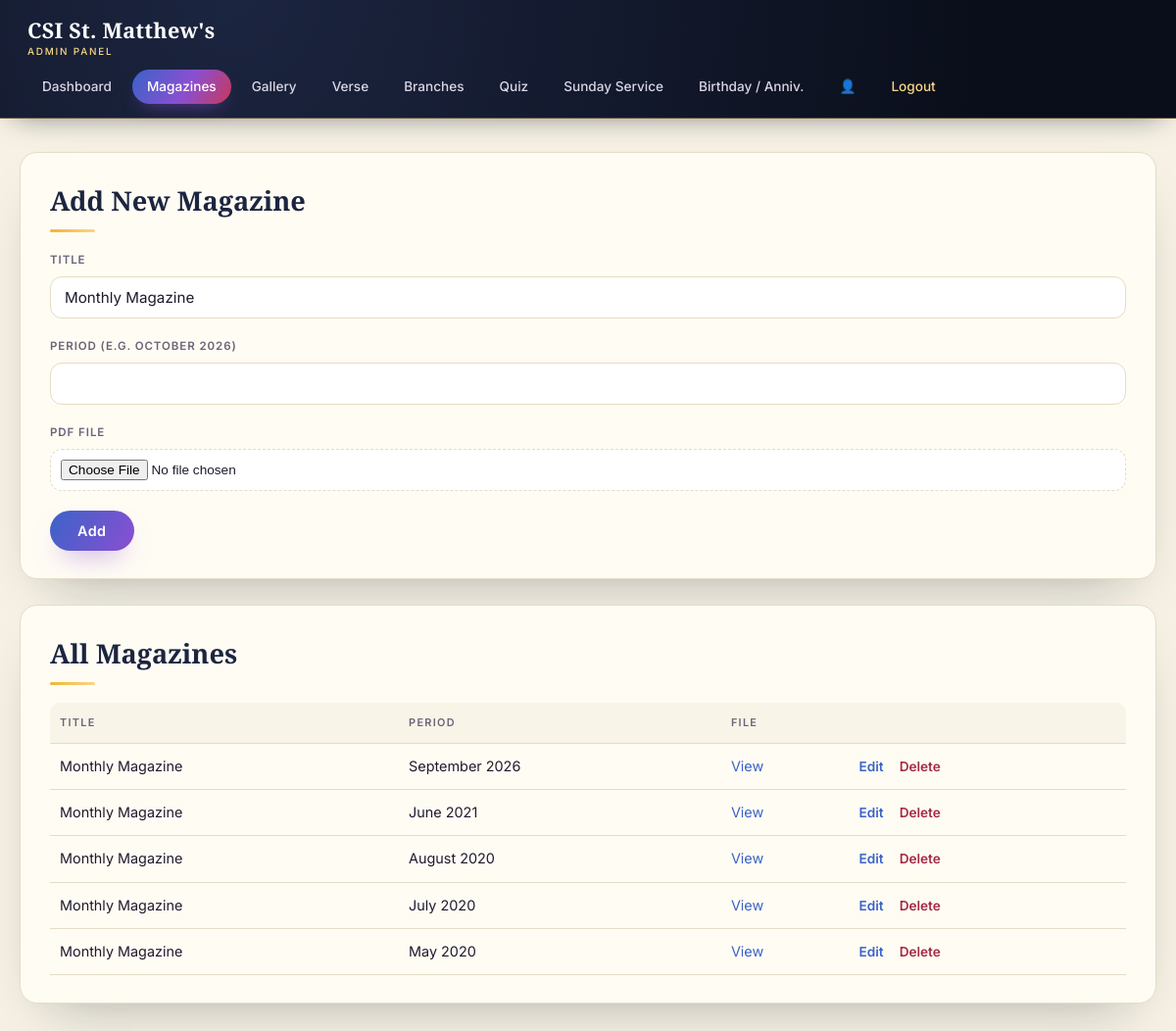
/admin/magazines.php (signed in), run on the app's committed database.
### tables this page shows
CREATE TABLE magazines (
  id INT AUTO_INCREMENT PRIMARY KEY,
  title VARCHAR(150) NOT NULL,
  period VARCHAR(50) NOT NULL,
  filename VARCHAR(255),
  sort_order INT DEFAULT 0
);

### includes/config.php (called while the page is built, shortened)
<?php
function db(): mysqli {
    static $conn = null;
    if ($conn === null) {
        $conn = new mysqli(DB_HOST, DB_USER, DB_PASS, DB_NAME);
        $conn->set_charset('utf8mb4');
    }
    return $conn;
}
function h(?string $value): string {
    return htmlspecialchars($value ?? '', ENT_QUOTES, 'UTF-8');
}

### admin/magazines.php (the view, shortened to what this page needs)
<?php
require __DIR__ . '/_layout_top.php';
$editRow = null;
$all = db()->query("SELECT * FROM magazines ORDER BY sort_order");
$base = '../';
?>
<div class="admin-card">
  <h2><?= $editRow ? 'Edit Magazine' : 'Add New Magazine' ?></h2>
  <form method="post" enctype="multipart/form-data">
    <label>Title</label>
    <input type="text" name="title" value="<?= h($editRow['title'] ?? 'Monthly Magazine') ?>" required>
    <label>Period (e.g. October 2026)</label>
    <input type="text" name="period" value="<?= h($editRow['period'] ?? '') ?>" required>
    <label>PDF File<?= $editRow ? ' (leave empty to keep current file)' : '' ?></label>
    <input type="file" name="pdf" accept="application/pdf">
    <button type="submit" class="btn" style="margin-top:20px;"><?= $editRow ? 'Update' : 'Add' ?></button>
  </form>
</div>
<div class="admin-card">
  <h2>All Magazines</h2>
  <div class="table-scroll">
  <table>
    <tr><th>Title</th><th>Period</th><th>File</th><th></th></tr>
    <?php while ($row = $all->fetch_assoc()): ?>
    <tr>
      <td><?= h($row['title']) ?></td>
      <td><?= h($row['period']) ?></td>
      <td><a href="<?= $base ?>assets/pdf/<?= h($row['filename']) ?>" target="_blank">View</a></td>
      <td class="row-actions">
        <a href="?edit=<?= (int)$row['id'] ?>">Edit</a>
        <form method="post" style="display:inline" onsubmit="return confirm('Delete this magazine?');">
          <a href="#" onclick="this.closest('form').submit(); return false;" style="color:#a52a47;">Delete</a>
        </form>
      </td>
    </tr>
    <?php endwhile; ?>
  </table>
  </div>
</div>
<?php require __DIR__ . '/_layout_bottom.php'; ?>

### admin/_layout_top.php (shortened to what this page needs)
<?php
$currentPage = basename($_SERVER['SCRIPT_NAME']);
function nav_link(string $file, string $label): void {
    global $currentPage;
    echo '<a href="' . ($file === 'index.php' ? './' : substr($file, 0, -4)) . '"' . ($currentPage === $file ? ' class="active"' : '') . '>' . $label . '</a>';
}
?><!DOCTYPE html>
<html lang="en">
<head>
</head>
<body>
<div class="admin-header">
  <div class="brand">CSI St. Matthew's<small>Admin Panel</small></div>
  <nav>
    <?php nav_link('index.php', 'Dashboard'); ?>
    <?php nav_link('magazines.php', 'Magazines'); ?>
    <a href="profile"<?= $currentPage === 'profile.php' ? ' class="active"' : '' ?>>&#128100; <?= h(current_admin()['display_name'] ?? '') ?></a>
    <a href="logout" class="logout">Logout</a>
  </nav>
</div>
<div class="admin-wrap">

### admin/_layout_bottom.php
</div>
</body>
</html>

### admin/_layout_top.php (style rules this page uses)
:root { --ink:#0a0e1a; --ink-2:#131a2e; --ink-3:#1c2540; --paper:#f6f1e4; --paper-card:#fffcf4; --sapphire:#3a63c8; --amethyst:#8a4fd1; --amber:#f2b632; --amber-soft:#f7d685; --ruby:#c8385a; --text:#201a2e; --muted:#6b6478; --border:#e4dcc4; --grad: linear-gradient(120deg, var(--sapphire), var(--amethyst) 55%, var(--ruby) 100%); }
* { box-sizing: border-box; }
body { margin:0; font-family:'Inter',-apple-system,'Segoe UI',sans-serif; background:var(--paper); color:var(--text); line-height:1.55; }
a { color:var(--sapphire); text-decoration:none; }
.admin-header { position:sticky; top:0; z-index:50; background:radial-gradient(circle at 20% 0%, var(--ink-3), var(--ink) 80%); color:#fff; padding:14px 28px; display:flex; align-items:center; justify-content:space-between; flex-wrap:wrap; gap:10px 24px; border-bottom:1px solid rgba(242,182,50,0.35); box-shadow:0 10px 30px -15px rgba(10,14,26,0.6); }
.admin-header .brand { font-family:'Cormorant Garamond',Georgia,serif; font-weight:700; font-size:1.35rem; color:#fff; letter-spacing:0.01em; }
.admin-header .brand small { display:block; font-family:'Inter',sans-serif; font-size:0.62rem; font-weight:500; letter-spacing:0.18em; text-transform:uppercase; color:var(--amber-soft); margin-top:-2px; }
.admin-header nav { display:flex; flex-wrap:wrap; gap:6px; }
.admin-header nav a { color:#d9d6e6; font-size:0.85rem; font-weight:500; padding:7px 15px; border-radius:20px; transition:background .25s, color .25s; }
.admin-header nav a.active { background:var(--grad); color:#fff; box-shadow:0 8px 20px -10px rgba(138,79,209,0.8); }
.admin-header nav a.logout { color:var(--amber-soft); }
.admin-wrap { max-width:1280px; margin:0 auto; padding:34px 20px 70px; }
.admin-card { background:var(--paper-card); border:1px solid var(--border); border-radius:18px; padding:28px 30px; margin-bottom:26px; box-shadow:0 25px 55px -30px rgba(10,14,26,0.35); }
.admin-card h2 { font-family:'Cormorant Garamond',Georgia,serif; font-weight:700; font-size:1.7rem; color:var(--ink-3); margin:0 0 6px; }
.admin-card h2::after { content:''; display:block; width:46px; height:3px; border-radius:2px; margin-top:8px; background:linear-gradient(90deg,var(--amber),var(--amber-soft)); }
.admin-card > h2 + * { margin-top:18px; }
label { display:block; font-size:0.72rem; font-weight:600; letter-spacing:0.08em; text-transform:uppercase; margin:20px 0 7px; color:var(--muted); }
input[type=text], input[type=password], input[type=date], input[type=number], textarea, select { width:100%; padding:11px 14px; border:1px solid var(--border); border-radius:12px; font-size:0.95rem; font-family:inherit; background:#fff; color:var(--text); transition:border-color .2s, box-shadow .2s; }
input[type=file] { width:100%; font-size:0.85rem; padding:10px; border:1px dashed var(--border); border-radius:12px; background:#fff; }
.btn { display:inline-flex; align-items:center; justify-content:center; gap:8px; background:var(--grad); background-size:200% auto; color:#fff; border:none; padding:12px 28px; border-radius:30px; font-family:inherit; font-size:0.9rem; font-weight:600; letter-spacing:0.03em; cursor:pointer; text-decoration:none; text-align:center; box-shadow:0 14px 28px -12px rgba(138,79,209,0.55); transition:background-position .5s, transform .25s, box-shadow .25s; }
.table-scroll { overflow-x:auto; -webkit-overflow-scrolling:touch; margin-top:14px; }
table { width:100%; border-collapse:separate; border-spacing:0; min-width:560px; }
th, td { text-align:left; padding:12px 10px; border-bottom:1px solid var(--border); font-size:0.9rem; white-space:nowrap; vertical-align:middle; }
th { color:var(--muted); font-size:0.68rem; font-weight:600; text-transform:uppercase; letter-spacing:0.12em; background:rgba(228,220,196,0.25); }
th:first-child { border-top-left-radius:10px; }
th:last-child { border-top-right-radius:10px; }
.row-actions a { margin-right:12px; font-size:0.85rem; font-weight:600; }

### data on the page
magazines: title "Monthly Magazine", period "September 2026"
magazines: title "Monthly Magazine", period "June 2021"
magazines: title "Monthly Magazine", period "August 2020"
magazines: title "Monthly Magazine", period "July 2020"
magazines: title "Monthly Magazine", period "May 2020"

### other printed values
$label "Dashboard Magazines Gallery Verse Branches Quiz Sunday Service Birthday / Anniv."
